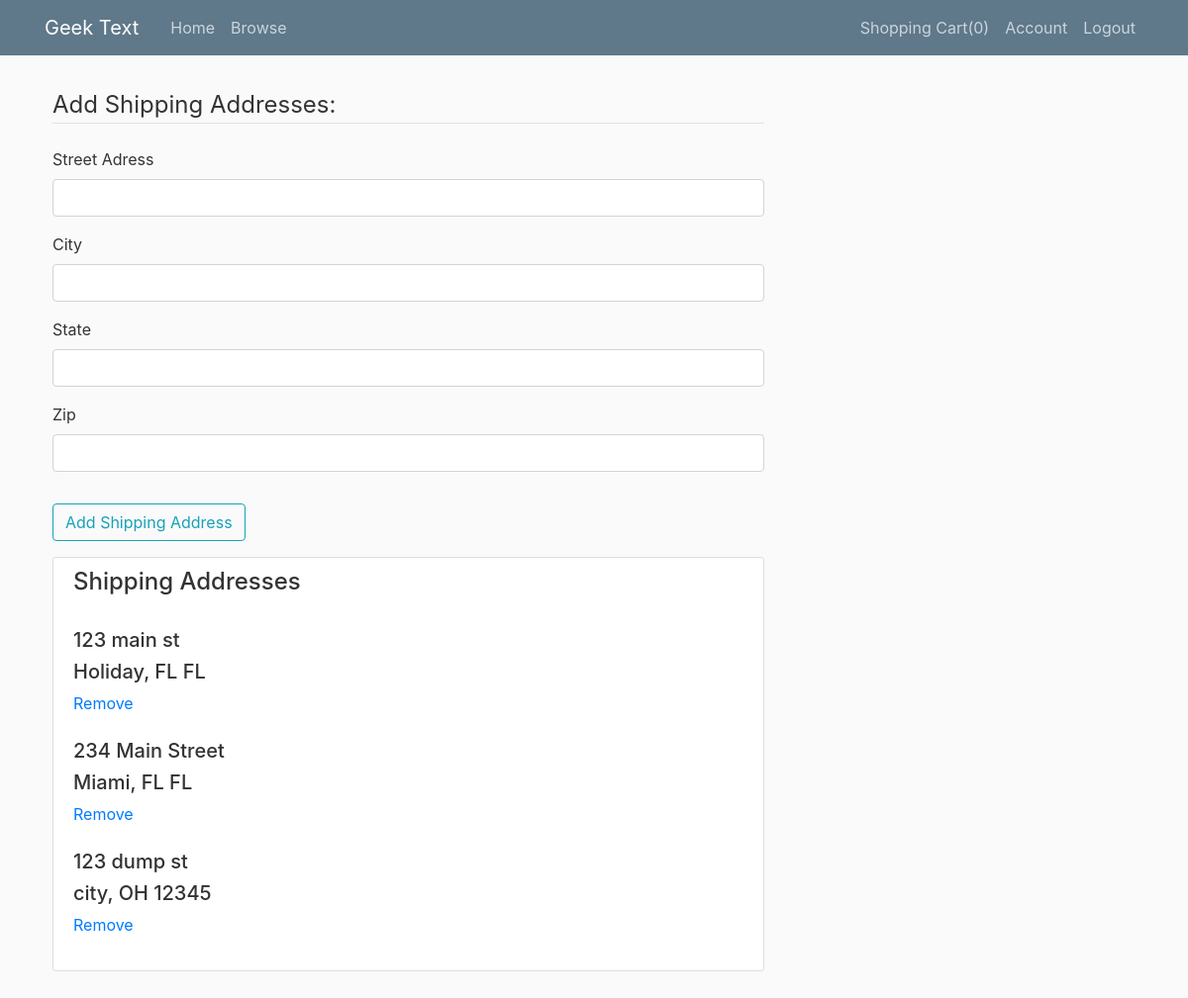
The page /shipping (signed in) on the database its author committed.
### bookstore/models.py (models this page shows, shortened)
class ShippingAddress(db.Model):
    id = db.Column(db.Integer, primary_key=True)
    user_id = db.Column(db.Integer, db.ForeignKey('user.id'))
    street = db.Column(db.String(60))
    city = db.Column(db.String(30))
    state = db.Column(db.String(2))
    zip = db.Column(db.String(5))

### bookstore/routes.py (the view)
@app.route("/shipping", methods=['GET', 'POST'])
def shipping():
    form = AddShippingAddress()
    user = current_user
    shipping = ShippingAddress.query.filter_by(user=user)
    if form.validate_on_submit():
        address = ShippingAddress(street=form.street.data, city=form.city.data, state=form.state.data, zip=form.zip.data, user=user)
        db.session.add(address)
        db.session.commit()
        return redirect(url_for('shipping'))
    return render_template('shipping.html', title='Shipping Addresses', form=form, shipping=shipping)

### bookstore/forms.py
class AddShippingAddress(FlaskForm):
    street = StringField('Street Adress')
    city = StringField('City')
    zip = IntegerField('Zip')
    state = StringField('State',validators=[Length(min=2, max=2)])
    submit = SubmitField('Add Shipping Address')

### bookstore/models.py (called while the page is built)
@login_manager.user_loader
def load_user(user_id):
    return User.query.get(int(user_id))

### bookstore/templates/shipping.html (shortened to what this page needs)
{% extends "layout.html" %}
{% block content %}
<form method="POST" action="">
    <fieldset class="form-group">
        <legend class="border-bottom mb-4">Add Shipping Addresses:</legend>
        <div class="form-group">
            {{ form.street.label(class="form-control-label") }}
            {% if form.street.errors %}
            {{ form.street(class="form-control form-control-md is-invalid") }}
            <div class="invalid-feedback">
                {% for error in form.street.errors %}
                <span>{{ error }}</span>
                {% endfor %}
            </div>
            {% else %}
            {{ form.street(class="form-control form-control-md") }}
            {% endif %}
        </div>
        <div class="form-group">
            {{ form.city.label(class="form-control-label") }}
            {% if form.city.errors %}
            {{ form.city(class="form-control form-control-md is-invalid") }}
            <div class="invalid-feedback">
                {% for error in form.city.errors %}
                <span>{{ error }}</span>
                {% endfor %}
            </div>
            {% else %}
            {{ form.city(class="form-control form-control-md") }}
            {% endif %}
        </div>
        <div class="form-group">
            {{ form.state.label(class="form-control-label") }}
            {% if form.state.errors %}
            {{ form.state(class="form-control form-control-md is-invalid") }}
            <div class="invalid-feedback">
                {% for error in form.state.errors %}
                <span>{{ error }}</span>
                {% endfor %}
            </div>
            {% else %}
            {{ form.state(class="form-control form-control-md") }}
            {% endif %}
        </div>
        <div class="form-group">
            {{ form.zip.label(class="form-control-label") }}
            {% if form.zip.errors %}
            {{ form.zip(class="form-control form-control-md is-invalid") }}
            <div class="invalid-feedback">
                {% for error in form.zip.errors %}
                <span>{{ error }}</span>
                {% endfor %}
            </div>
            {% else %}
            {{ form.zip(class="form-control form-control-md") }}
            {% endif %}
        </div>
    </fieldset>
    <div class="form-group">
        {{ form.submit(class="btn btn-outline-info") }}
    </div>
</form>
<div class="content-section">
    <h4 class="h4">Shipping Addresses</h4>
    <br>
    {% for entry in shipping %}
    <div>
        <h5 class="h5">{{ entry.street }}</h5>
        <h2 class="h5">{{ entry.city }}, {{entry.state}} {{entry.zip}}</h2>
        <a href= "{{url_for('removeshipping', shipping_id=entry.id)}}">Remove</a> <br>
        <br>
    {% endfor %}
    </div>
</div>
{% endblock content %}

### bookstore/templates/layout.html (shortened to what this page needs)
<!DOCTYPE html>
<html>
<head>
    <link rel="stylesheet" href="https://maxcdn.bootstrapcdn.com/bootstrap/4.0.0/css/bootstrap.min.css"
>
    <link rel="stylesheet" type="text/css" href="{{ url_for('static', filename='main.css') }}">
</head>
<body>
    <header class="site-header">
        <nav class="navbar navbar-expand-md navbar-dark bg-steel fixed-top">
            <div class="container">
                <a class="navbar-brand mr-4" href="/">Geek Text</a>
                <div class="collapse navbar-collapse" id="navbarToggle">
                    <div class="navbar-nav mr-auto">
                        <a class="nav-item nav-link" href="/">Home</a>
                        <a class="nav-item nav-link" href="/browse">Browse</a>
                    </div>
                    <div class="navbar-nav">
                        {% if current_user.is_authenticated %}
                            <a class="nav-item nav-link" href="/shoppingcart">Shopping Cart({{session['Shoppingcart']|length}})</a>
                            <a class="nav-item nav-link" href="/account">Account</a>
                            <a class="nav-item nav-link" href="/logout">Logout</a>
                        {% else %}
                            <a class="nav-item nav-link" href="/login">Login</a>
                            <a class="nav-item nav-link" href="/register">Register</a>
                        {% endif %}
                    </div>
                </div>
            </div>
        </nav>
    </header>
    <main role="main" class="container">
        <div class="row">
            <div class="col-md-8">
                {% block content %} {% endblock content%}
            </div>
        </div>
    </main>
</body>
</html>

### bookstore/static/main.css (style rules this page uses)
body { background: #fafafa; color: #333333; margin-top: 5rem; }
h1, h2, h3, h4, h5, h6 { color: #444444; }
.bg-steel { background-color: #5f788a; }
.site-header .navbar-nav .nav-link { color: #cbd5db; }
.content-section { background: #ffffff; padding: 10px 20px; border: 1px solid #dddddd; border-radius: 3px; margin-bottom: 20px; }
.row { display: flex; flex-wrap: wrap; padding: 0.5em; }

### rows shown on the page
ShippingAddress: city.label "City", street "123 dump st", city "city", state "OH", zip "12345"
ShippingAddress: street "123 main st", city "Holiday", state "FL", zip "FL"
ShippingAddress: street "234 Main Street", city "Miami", state "FL", zip "FL"

### other values the page prints
{{ session['Shoppingcart']|length }} "0"
